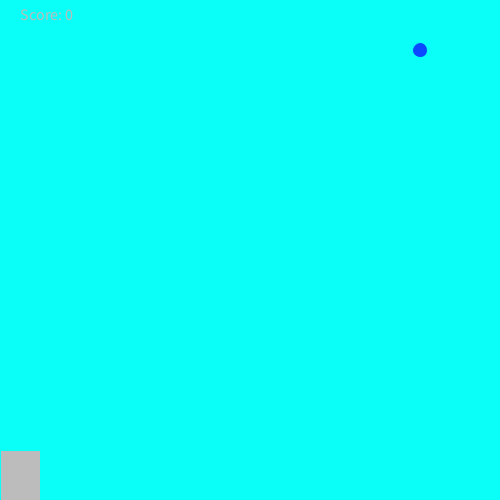
Frame 1 (no input)
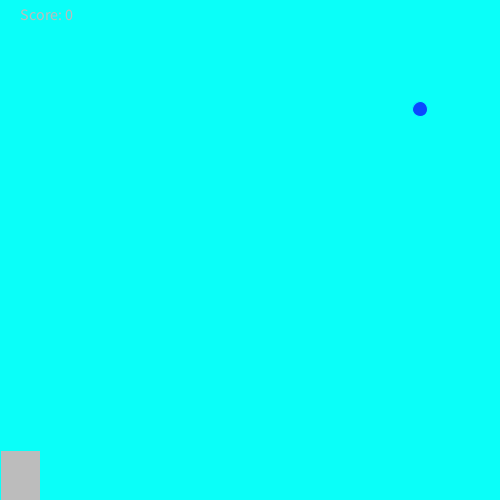
Frame 60 (the mouse pressed at the canvas centre just before this capture)
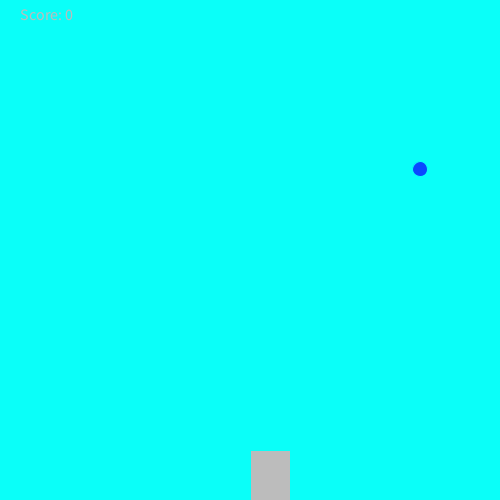
Frame 120 (the mouse held since frame 60 and released just before this capture)

The Processing sketch that drew these frames (run headless with seeded random() and noise(); from frame 60 on, the mouse is pressed at the canvas centre):

// Processing sketch: rain_game
// ── rain_game.pde
int randomNumber = 420; 
//1. Start a new sketch with draw and setup methods.
int rainy = 50;
//2. Set your canvas size in the setup method
   int score = 0;
   void checkCatch(int x){
        if (x > mouseX && x < mouseX+100)
           score++;
         else if (score > 0) 
           score--;
       println("Your score is now: " + score);
   }
    void setup(){
    size(500, 500);
    }
      //and your background color in the draw method
    void draw(){
      
   background(10, 255, 249);
        fill(10, 73, 255);
    stroke(10, 255, 249);
   ellipse(randomNumber, rainy, 15, 15);
if(rainy >= 500){
 checkCatch(randomNumber);
  rainy = 50;
   randomNumber = (int) random(421);
}
rainy++;
 fill(188, 188, 188);
  rect(mouseX, 450, 40, 55);
textSize(16);
   text("Score: " + score, 20, 20);
}
//3. Draw a raindrop at the top of the screen in the draw() method.

//4. Make the rain fall down the screen.
    //Hint: make a variable for the raindrop's Y position and change it in the draw method.

//5. When the rain falls off the bottom of the canvas, start a new rain drop falling from the top.

//6. Make the rain start at a random position (X position) at the top. This code will give you a random number between 0 and the width of your sketch.
      

//7. Draw a bucket at the bottom of the screen.
    
    
     
    
//8. Make the bucket move over and back with the mouse. Hint: mouseX

//9. Add an int variable to hold the score (above the setup method). If the rain falls in the bucket increase the score by 1. If it doesn’t, decrease the score by 1, but don’t let the score go negative. Figure it out by yourself or use this method… 
   

//10. Print the score on the screen.
  
    
